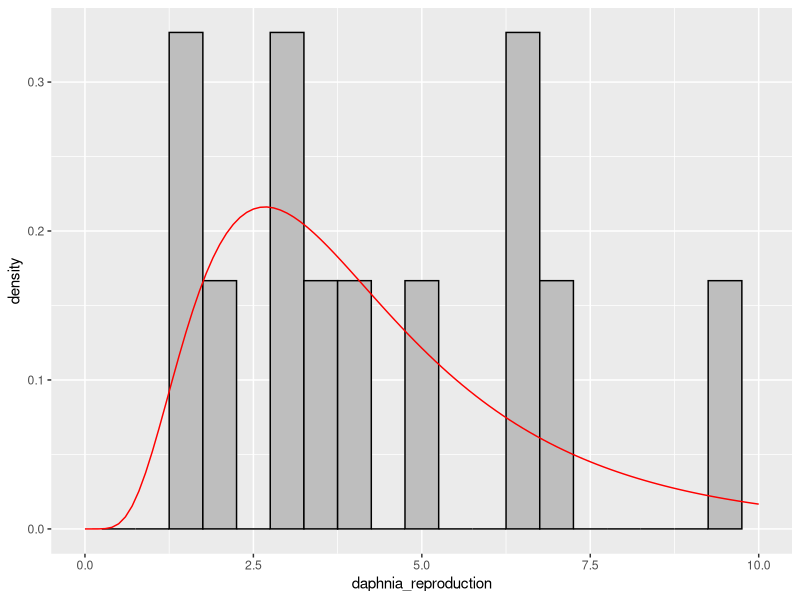
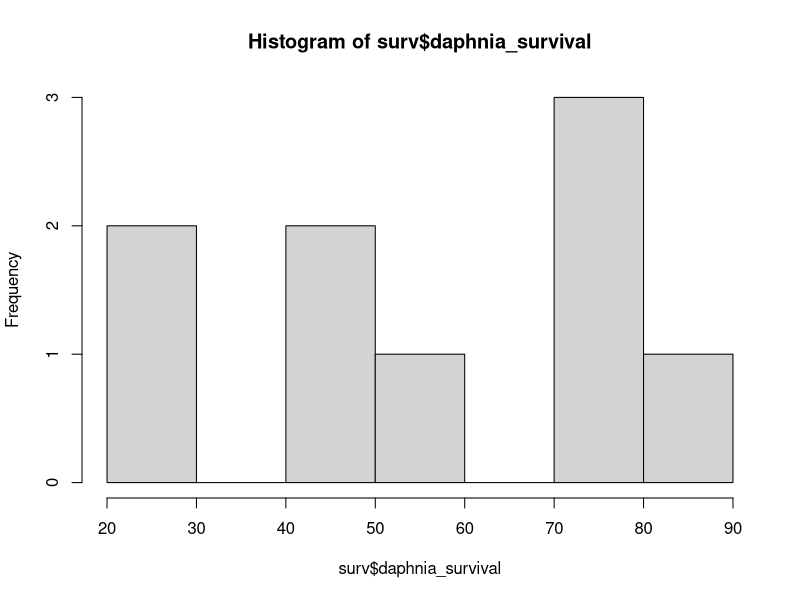
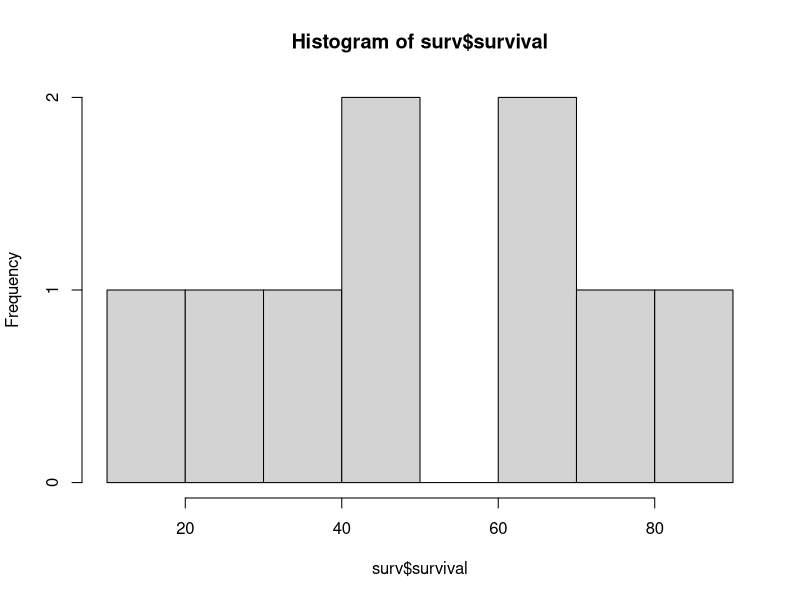
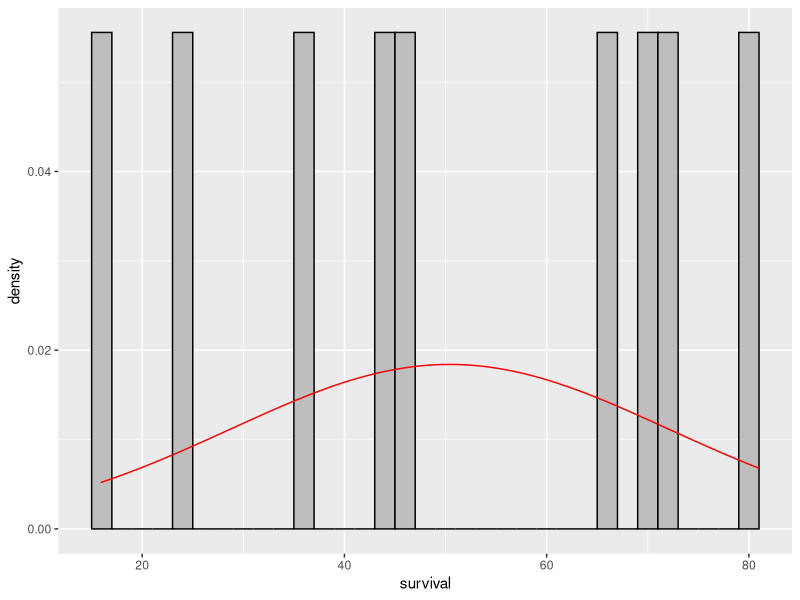
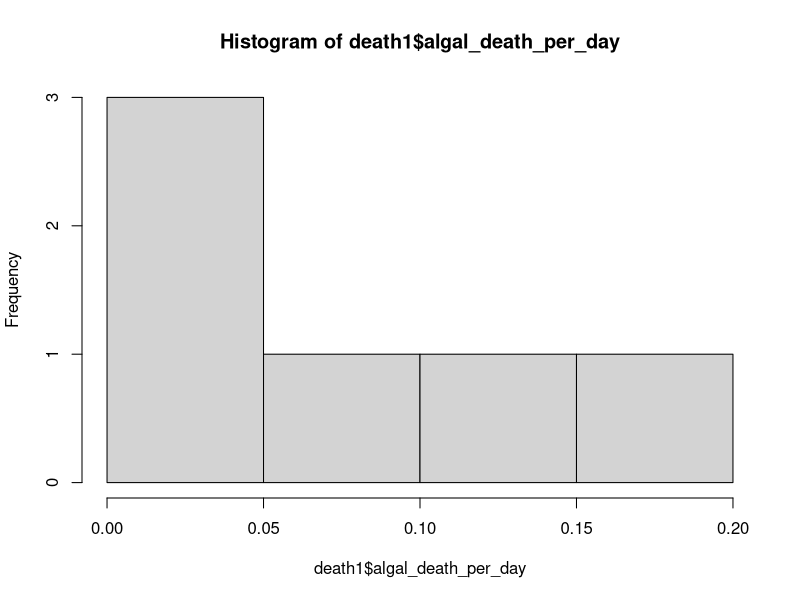
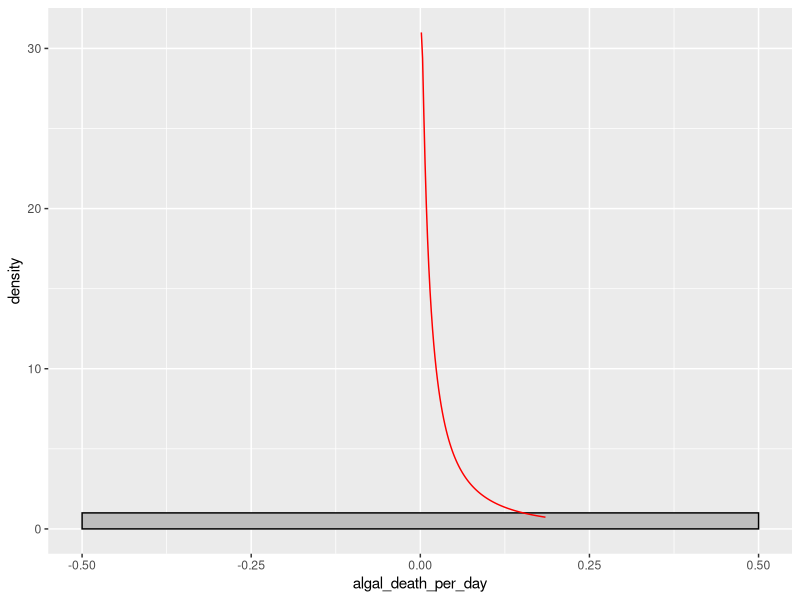
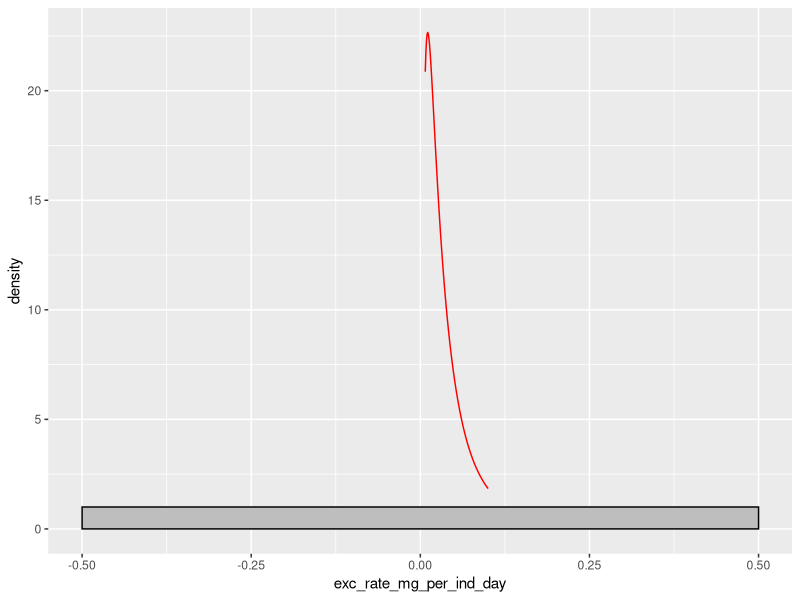
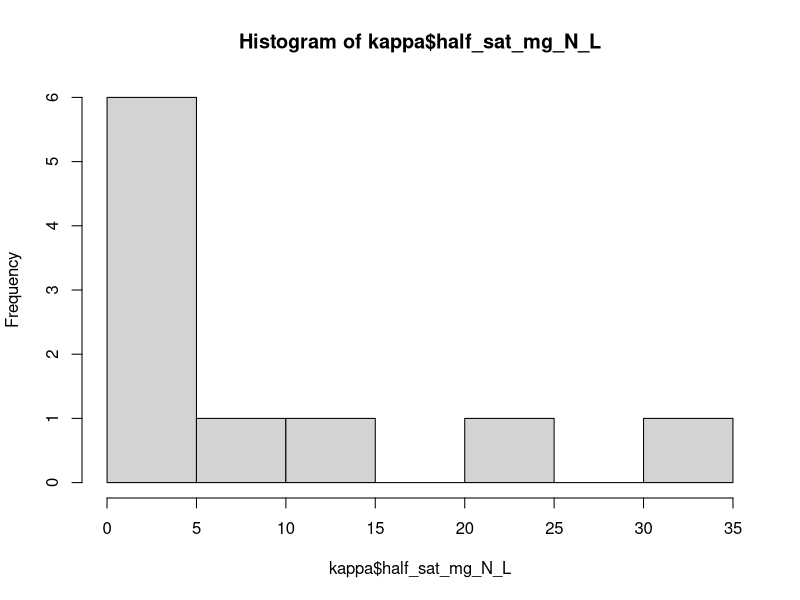

Here is the R script that generated these plots, in order: (Note: this script raises an error after producing the figures.)
## ---- chunk 1
knitr::opts_chunk$set(echo = TRUE)
library(tidyverse)
library(fitdistrplus)
lit <- read.csv("literature_extraction.csv")
## ---- chunk 2
fec_lit <- lit %>% dplyr::select(c("daphnia_reproduction", "sd_repro", "units_reproduction", "Replicates")) %>%
  filter(daphnia_reproduction != "NA")

q <- fitdist(fec_lit$daphnia_reproduction, "lnorm")
##         estimate Std. Error
#meanlog 1.3227908  0.1681421
#sdlog   0.5824612  0.1188928

y <- seq(0,10, length = 100)
c <- dlnorm(y, meanlog = q$estimate[1], sdlog = q$estimate[2])

df<- data.frame(
  y = y,
  daphnia_reproduction = c
)

p <- ggplot(fec_lit) +
  geom_histogram(aes(x = daphnia_reproduction, y = ..density..),
                 binwidth = .5, fill = "grey", color = "black")+
    scale_x_continuous(limits=c(0,10))


## compute the function on the fly
dlfun <- function(x) {
    with(as.list(q$estimate), dlnorm(x, meanlog, sdlog))
}
p + stat_function(fun=dlfun, color="red")
## ---- chunk 3
surv <- lit %>% dplyr::select("Replicates","daphnia_survival","range") %>% drop_na(daphnia_survival)
hist(surv$daphnia_survival)
## subtract average number of days to large size (based on my experiment- because I need this to be a prior for survival after growth to adult)
surv$survival <- surv$daphnia_survival- 4.8
d<-fitdistr(surv$survival, "normal")
hist(surv$survival)
p <- ggplot(surv) +
  geom_histogram(aes(x = survival, y = ..density..),
                 binwidth = 2, fill = "grey", color = "black") 
dnfun <- function(x) {
    with(as.list(d$estimate), dnorm(x, mean, sd))
}
p + stat_function(fun=dnfun, color="red")

## ---- chunk 4
death1 <- lit %>% dplyr::select("Replicates","Genus","species","algal_death_per_day") %>% filter(algal_death_per_day != "NA")
hist(death1$algal_death_per_day)
dd <- fitdistr(death1$algal_death_per_day, "lognormal")
dd1 <- fitdistr(death1$algal_death_per_day, "gamma")
p <- ggplot(death1) +
  geom_histogram(aes(x = algal_death_per_day, y = ..density..),
                 binwidth = 1, fill = "grey", color = "black") 

dlfun <- function(x) {
  with(as.list(dd$estimate), dlnorm(x, meanlog, sdlog))
}
p + stat_function(fun=dlfun, color="red")

## ---- chunk 5
x <- lit %>% dplyr::select("Replicates", "Excretion.rate","exc_rate_mg_per_ind_day" , "sd_error_excretion", "units_excretion", "algal_conc") %>%
  filter(exc_rate_mg_per_ind_day != "NA") 
xx <- fitdistr(x$exc_rate_mg_per_ind_day, "lognormal")
p <- ggplot(x) +
  geom_histogram(aes(x = exc_rate_mg_per_ind_day, y = ..density..),
                 binwidth = 1, fill = "grey", color = "black") 

dlfun <- function(x) {
  with(as.list(xx$estimate), dlnorm(x, meanlog, sdlog))
}
p + stat_function(fun=dlfun, color="red")

## ---- chunk 6

kappa <- lit %>% dplyr::select(c("Replicates","half_sat_mg_N_L","sd_half_sat","range_half_sat")) %>% filter(half_sat_mg_N_L != "NA")

d <- fitdistr(kappa$half_sat_mg_N_L, "gamma")

hist(kappa$half_sat_mg_N_L)
p <- ggplot(kappa) +
  geom_histogram(aes(x = half_sat_mg_N_L, y = ..density..),
                 binwidth = 1, fill = "grey", color = "black") 

dlfun <- function(x) {
  with(as.list(d$estimate), dlnorm(x, meanlog, sdlog))
}
p + stat_function(fun=dlfun, color="red")
## ---- chunk 7
alpha <- lit %>% dplyr::select("Replicates","max_ammonium_uptake","max_uptake_units","max_uptake_sd")%>% 
                filter(max_ammonium_uptake != "NA")

##convert umol to mg per day per liter
alpha[4,2] <- (500/1000000)*14*1000*24/1000
## convert mol to mg
alpha[5,2] <- 0.696*14
hist(alpha$max_ammonium_uptake)
ad <- fitdistr(alpha$max_ammonium_uptake, "gamma")


## ---- chunk 8
n <- lit %>%dplyr::select("Replicates","nitrification","units.6", "convert_mg_N_day", "sd.2","range.2","X75.quartile") %>%
  filter(nitrification != "NA")%>% filter(units.6 != "g NH4-N g per VSS per day") %>% 
  drop_na(convert_mg_N_day) %>% filter(units.6 != "mg N per g per dry weight day")
## VSS is volatile suspended solid...

n1 <- lit %>% drop_na(nitrification)%>% select_if(not_all_na)   ## drop rows with no response

d <- fitdist(n$convert_mg_N_day, "lnorm")

p <- ggplot(n) +
  geom_histogram(aes(x = convert_mg_N_day, y = ..density..),
                 binwidth = .2, fill = "grey", color = "black") 
## ---- chunk 9
f <- lit %>% dplyr::select("Replicates","Max_filtering","sd_filtering","CI_filtering_upper","CI_filtering_low","units",
                           "daphnia_size") %>% filter(Max_filtering != "NA") %>%
  filter(units != "millions cells per individual per hour") %>% 
  filter(units != "millions chlorella per indiv per hour")

hist(f$Max_filtering)
## ---- chunk 10

## ---- chunk 11

## ---- chunk 12

## ---- chunk 13

## ---- chunk 14
